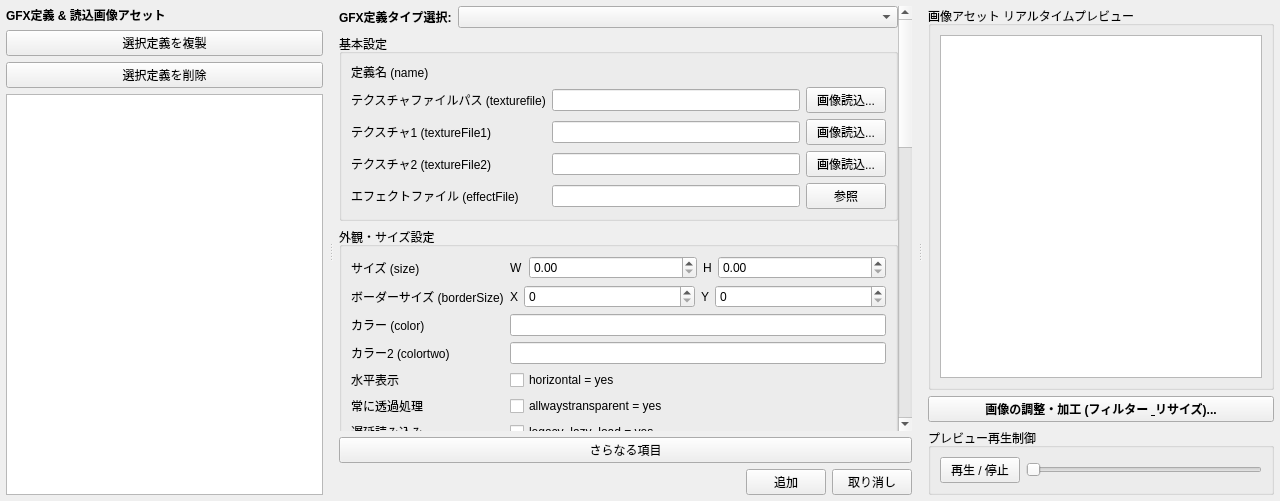
<?xml version="1.0" encoding="UTF-8"?>
<ui version="4.0">
 <class>Hoi4GfxEditor</class>
 <widget class="QWidget" name="Hoi4GfxEditor">
  <property name="geometry">
   <rect>
    <x>0</x>
    <y>0</y>
    <width>1280</width>
    <height>501</height>
   </rect>
  </property>
  <property name="windowTitle">
   <string>GFX Asset &amp; Code Hybrid Editor</string>
  </property>
  <layout class="QHBoxLayout" name="layoutMain">
   <property name="spacing">
    <number>0</number>
   </property>
   <property name="leftMargin">
    <number>0</number>
   </property>
   <property name="topMargin">
    <number>0</number>
   </property>
   <property name="rightMargin">
    <number>0</number>
   </property>
   <property name="bottomMargin">
    <number>0</number>
   </property>
   <item>
    <widget class="QSplitter" name="mainSplitter">
     <property name="orientation">
      <enum>Qt::Orientation::Horizontal</enum>
     </property>
     <property name="handleWidth">
      <number>4</number>
     </property>
     <widget class="QWidget" name="widgetLeftPane">
      <property name="minimumSize">
       <size>
        <width>250</width>
        <height>0</height>
       </size>
      </property>
      <layout class="QVBoxLayout" name="layoutLeftPane">
       <property name="leftMargin">
        <number>6</number>
       </property>
       <property name="topMargin">
        <number>6</number>
       </property>
       <property name="rightMargin">
        <number>6</number>
       </property>
       <property name="bottomMargin">
        <number>6</number>
       </property>
       <item>
        <widget class="QLabel" name="lblLeftTitle">
         <property name="font">
          <font>
           <bold>true</bold>
          </font>
         </property>
         <property name="text">
          <string>GFX定義 &amp; 読込画像アセット</string>
         </property>
        </widget>
       </item>
       <item>
        <widget class="QPushButton" name="btnDuplicateNode">
         <property name="toolTip">
          <string>選択している定義ノードのパラメータを丸ごとコピーして複製します。</string>
         </property>
         <property name="text">
          <string>選択定義を複製</string>
         </property>
        </widget>
       </item>
       <item>
        <widget class="QPushButton" name="btnDeleteNode">
         <property name="toolTip">
          <string>選択している定義ノードをリストから削除します。</string>
         </property>
         <property name="text">
          <string>選択定義を削除</string>
         </property>
        </widget>
       </item>
       <item>
        <widget class="QListWidget" name="listGfxNodes"/>
       </item>
      </layout>
     </widget>
     <widget class="QWidget" name="widgetCenterPane">
      <property name="minimumSize">
       <size>
        <width>400</width>
        <height>0</height>
       </size>
      </property>
      <layout class="QVBoxLayout" name="layoutCenterPane">
       <property name="leftMargin">
        <number>6</number>
       </property>
       <property name="topMargin">
        <number>6</number>
       </property>
       <property name="rightMargin">
        <number>6</number>
       </property>
       <property name="bottomMargin">
        <number>6</number>
       </property>
       <item>
        <widget class="QScrollArea" name="scrollGfxProps">
         <property name="frameShape">
          <enum>QFrame::Shape::NoFrame</enum>
         </property>
         <property name="widgetResizable">
          <bool>true</bool>
         </property>
         <widget class="QWidget" name="scrollGfxPropsInner">
          <property name="geometry">
           <rect>
            <x>0</x>
            <y>0</y>
            <width>571</width>
            <height>1374</height>
           </rect>
          </property>
          <layout class="QVBoxLayout" name="layScrollGfxProps">
           <property name="leftMargin">
            <number>0</number>
           </property>
           <property name="topMargin">
            <number>0</number>
           </property>
           <property name="rightMargin">
            <number>0</number>
           </property>
           <property name="bottomMargin">
            <number>0</number>
           </property>
           <item>
            <layout class="QFormLayout" name="formTypeSelect">
             <item row="0" column="0">
              <widget class="QLabel" name="lblGfxType">
               <property name="font">
                <font>
                 <bold>true</bold>
                </font>
               </property>
               <property name="text">
                <string>GFX定義タイプ選択:</string>
               </property>
              </widget>
             </item>
             <item row="0" column="1">
              <widget class="QComboBox" name="comboGfxType"/>
             </item>
            </layout>
           </item>
           <item>
            <widget class="QGroupBox" name="groupBasic">
             <property name="title">
              <string>基本設定</string>
             </property>
             <layout class="QFormLayout" name="formBasic">
              <item row="0" column="0">
               <widget class="QLabel" name="lblName">
                <property name="text">
                 <string>定義名 (name)</string>
                </property>
               </widget>
              </item>
              <item row="1" column="0">
               <widget class="QLabel" name="lblTexture">
                <property name="text">
                 <string>テクスチャファイルパス (texturefile)</string>
                </property>
               </widget>
              </item>
              <item row="2" column="0">
               <widget class="QLabel" name="lblTexture1">
                <property name="text">
                 <string>テクスチャ1 (textureFile1)</string>
                </property>
               </widget>
              </item>
              <item row="3" column="0">
               <widget class="QLabel" name="lblTexture2">
                <property name="text">
                 <string>テクスチャ2 (textureFile2)</string>
                </property>
               </widget>
              </item>
              <item row="4" column="0">
               <widget class="QLabel" name="lblEffect">
                <property name="text">
                 <string>エフェクトファイル (effectFile)</string>
                </property>
               </widget>
              </item>
              <item row="4" column="1">
               <layout class="QHBoxLayout" name="layEffect">
                <item>
                 <widget class="QLineEdit" name="editEffect"/>
                </item>
                <item>
                 <widget class="QPushButton" name="btnSelectEffect">
                  <property name="text">
                   <string>参照</string>
                  </property>
                 </widget>
                </item>
               </layout>
              </item>
              <item row="0" column="1">
               <widget class="QWidget" name="widgetNameHost" native="true">
                <property name="sizePolicy">
                 <sizepolicy hsizetype="Expanding" vsizetype="Preferred">
                  <horstretch>0</horstretch>
                  <verstretch>0</verstretch>
                 </sizepolicy>
                </property>
               </widget>
              </item>
              <item row="1" column="1">
               <layout class="QHBoxLayout" name="hlTexture">
                <item>
                 <widget class="QLineEdit" name="editSourcePath">
                  <property name="toolTip">
                   <string>一時的にメモリ上へ読み込んでいる元画像の物理ファイルパスを表示・指定します。</string>
                  </property>
                 </widget>
                </item>
                <item>
                 <widget class="QPushButton" name="btnBrowseSource">
                  <property name="text">
                   <string>画像読込...</string>
                  </property>
                 </widget>
                </item>
               </layout>
              </item>
              <item row="2" column="1">
               <layout class="QHBoxLayout" name="hlTexture1">
                <item>
                 <widget class="QLineEdit" name="editSourcePath1"/>
                </item>
                <item>
                 <widget class="QPushButton" name="btnBrowseSource1">
                  <property name="text">
                   <string>画像読込...</string>
                  </property>
                 </widget>
                </item>
               </layout>
              </item>
              <item row="3" column="1">
               <layout class="QHBoxLayout" name="hlTexture2">
                <item>
                 <widget class="QLineEdit" name="editSourcePath2"/>
                </item>
                <item>
                 <widget class="QPushButton" name="btnBrowseSource2">
                  <property name="text">
                   <string>画像読込...</string>
                  </property>
                 </widget>
                </item>
               </layout>
              </item>
             </layout>
            </widget>
           </item>
           <item>
            <widget class="QGroupBox" name="groupAppearance">
             <property name="title">
              <string>外観・サイズ設定</string>
             </property>
             <layout class="QFormLayout" name="formAppearance">
              <item row="0" column="0">
               <widget class="QLabel" name="lblSize">
                <property name="text">
                 <string>サイズ (size)</string>
                </property>
               </widget>
              </item>
              <item row="0" column="1">
               <layout class="QHBoxLayout" name="laySize">
                <item>
                 <widget class="QLabel" name="lblSizeW">
                  <property name="text">
                   <string>W</string>
                  </property>
                 </widget>
                </item>
                <item>
                 <widget class="QDoubleSpinBox" name="spinSizeW">
                  <property name="sizePolicy">
                   <sizepolicy hsizetype="Expanding" vsizetype="Fixed">
                    <horstretch>0</horstretch>
                    <verstretch>0</verstretch>
                   </sizepolicy>
                  </property>
                  <property name="maximum">
                   <double>9999.000000000000000</double>
                  </property>
                 </widget>
                </item>
                <item>
                 <widget class="QLabel" name="lblSizeH">
                  <property name="text">
                   <string>H</string>
                  </property>
                 </widget>
                </item>
                <item>
                 <widget class="QDoubleSpinBox" name="spinSizeH">
                  <property name="sizePolicy">
                   <sizepolicy hsizetype="Expanding" vsizetype="Fixed">
                    <horstretch>0</horstretch>
                    <verstretch>0</verstretch>
                   </sizepolicy>
                  </property>
                  <property name="maximum">
                   <double>9999.000000000000000</double>
                  </property>
                 </widget>
                </item>
               </layout>
              </item>
              <item row="1" column="0">
               <widget class="QLabel" name="lblBorderSize">
                <property name="text">
                 <string>ボーダーサイズ (borderSize)</string>
                </property>
               </widget>
              </item>
              <item row="1" column="1">
               <layout class="QHBoxLayout" name="layBorderSize">
                <item>
                 <widget class="QLabel" name="lblBorderX">
                  <property name="text">
                   <string>X</string>
                  </property>
                 </widget>
                </item>
                <item>
                 <widget class="QSpinBox" name="spinBorderX">
                  <property name="sizePolicy">
                   <sizepolicy hsizetype="Expanding" vsizetype="Fixed">
                    <horstretch>0</horstretch>
                    <verstretch>0</verstretch>
                   </sizepolicy>
                  </property>
                  <property name="maximum">
                   <number>9999</number>
                  </property>
                 </widget>
                </item>
                <item>
                 <widget class="QLabel" name="lblBorderY">
                  <property name="text">
                   <string>Y</string>
                  </property>
                 </widget>
                </item>
                <item>
                 <widget class="QSpinBox" name="spinBorderY">
                  <property name="sizePolicy">
                   <sizepolicy hsizetype="Expanding" vsizetype="Fixed">
                    <horstretch>0</horstretch>
                    <verstretch>0</verstretch>
                   </sizepolicy>
                  </property>
                  <property name="maximum">
                   <number>9999</number>
                  </property>
                 </widget>
                </item>
               </layout>
              </item>
              <item row="2" column="0">
               <widget class="QLabel" name="lblColor">
                <property name="text">
                 <string>カラー (color)</string>
                </property>
               </widget>
              </item>
              <item row="2" column="1">
               <widget class="QLineEdit" name="editColor"/>
              </item>
              <item row="3" column="0">
               <widget class="QLabel" name="lblColorTwo">
                <property name="text">
                 <string>カラー2 (colortwo)</string>
                </property>
               </widget>
              </item>
              <item row="3" column="1">
               <widget class="QLineEdit" name="editColorTwo"/>
              </item>
              <item row="4" column="0">
               <widget class="QLabel" name="lblHorizontal">
                <property name="text">
                 <string>水平表示</string>
                </property>
               </widget>
              </item>
              <item row="4" column="1">
               <widget class="QCheckBox" name="checkHorizontal">
                <property name="text">
                 <string>horizontal = yes</string>
                </property>
               </widget>
              </item>
              <item row="5" column="0">
               <widget class="QLabel" name="lblTransparent">
                <property name="text">
                 <string>常に透過処理</string>
                </property>
               </widget>
              </item>
              <item row="5" column="1">
               <widget class="QCheckBox" name="checkTransparent">
                <property name="text">
                 <string>allwaystransparent = yes</string>
                </property>
               </widget>
              </item>
              <item row="6" column="0">
               <widget class="QLabel" name="lblLazyLoad">
                <property name="text">
                 <string>遅延読み込み</string>
                </property>
               </widget>
              </item>
              <item row="6" column="1">
               <widget class="QCheckBox" name="checkLazyLoad">
                <property name="text">
                 <string>legacy_lazy_load = yes</string>
                </property>
               </widget>
              </item>
              <item row="7" column="0">
               <widget class="QLabel" name="lblTransparenceCheck">
                <property name="text">
                 <string>透過度クリック判定</string>
                </property>
               </widget>
              </item>
              <item row="7" column="1">
               <widget class="QCheckBox" name="checkTransparenceCheck">
                <property name="text">
                 <string>transparencecheck = yes</string>
                </property>
               </widget>
              </item>
             </layout>
            </widget>
           </item>
           <item>
            <widget class="QGroupBox" name="groupFrames">
             <property name="title">
              <string>フレーム・再生設定</string>
             </property>
             <layout class="QFormLayout" name="formFrames">
              <item row="0" column="0">
               <widget class="QLabel" name="lblFrames">
                <property name="text">
                 <string>フレーム数 (noOfFrames)</string>
                </property>
               </widget>
              </item>
              <item row="0" column="1">
               <widget class="QSpinBox" name="spinFrames">
                <property name="minimum">
                 <number>1</number>
                </property>
               </widget>
              </item>
              <item row="1" column="0">
               <widget class="QLabel" name="lblRate">
                <property name="text">
                 <string>フレームレート (animation_rate_fps)</string>
                </property>
               </widget>
              </item>
              <item row="1" column="1">
               <widget class="QDoubleSpinBox" name="spinRate"/>
              </item>
              <item row="2" column="0">
               <widget class="QLabel" name="lblLooping">
                <property name="text">
                 <string>ループ再生</string>
                </property>
               </widget>
              </item>
              <item row="2" column="1">
               <widget class="QCheckBox" name="checkLooping">
                <property name="text">
                 <string>looping = yes</string>
                </property>
               </widget>
              </item>
              <item row="3" column="0">
               <widget class="QLabel" name="lblPlayOnShow">
                <property name="text">
                 <string>表示時自動再生</string>
                </property>
               </widget>
              </item>
              <item row="3" column="1">
               <widget class="QCheckBox" name="checkPlayOnShow">
                <property name="text">
                 <string>play_on_show = yes</string>
                </property>
               </widget>
              </item>
              <item row="4" column="0">
               <widget class="QLabel" name="lblPauseOnLoop">
                <property name="text">
                 <string>一時停止時間 (pause_on_loop)</string>
                </property>
               </widget>
              </item>
              <item row="4" column="1">
               <widget class="QDoubleSpinBox" name="spinPauseOnLoop"/>
              </item>
             </layout>
            </widget>
           </item>
           <item>
            <widget class="QGroupBox" name="groupFont">
             <property name="title">
              <string>フォント設定</string>
             </property>
             <layout class="QFormLayout" name="formFont">
              <item row="0" column="0">
               <widget class="QLabel" name="lblFontPath">
                <property name="text">
                 <string>フォントパス (path)</string>
                </property>
               </widget>
              </item>
              <item row="0" column="1">
               <widget class="QLineEdit" name="editFontPath"/>
              </item>
              <item row="1" column="0">
               <widget class="QLabel" name="lblFontColor">
                <property name="text">
                 <string>フォントカラー (color)</string>
                </property>
               </widget>
              </item>
              <item row="1" column="1">
               <widget class="QLineEdit" name="editFontColor"/>
              </item>
              <item row="2" column="0">
               <widget class="QLabel" name="lblCursorOffset">
                <property name="text">
                 <string>カーソルオフセット (cursor_offset)</string>
                </property>
               </widget>
              </item>
              <item row="2" column="1">
               <layout class="QHBoxLayout" name="layCursorOffset">
                <item>
                 <widget class="QLabel" name="lblCursorX">
                  <property name="text">
                   <string>X</string>
                  </property>
                 </widget>
                </item>
                <item>
                 <widget class="QSpinBox" name="spinCursorX">
                  <property name="sizePolicy">
                   <sizepolicy hsizetype="Expanding" vsizetype="Fixed">
                    <horstretch>0</horstretch>
                    <verstretch>0</verstretch>
                   </sizepolicy>
                  </property>
                 </widget>
                </item>
                <item>
                 <widget class="QLabel" name="lblCursorY">
                  <property name="text">
                   <string>Y</string>
                  </property>
                 </widget>
                </item>
                <item>
                 <widget class="QSpinBox" name="spinCursorY">
                  <property name="sizePolicy">
                   <sizepolicy hsizetype="Expanding" vsizetype="Fixed">
                    <horstretch>0</horstretch>
                    <verstretch>0</verstretch>
                   </sizepolicy>
                  </property>
                 </widget>
                </item>
               </layout>
              </item>
              <item row="3" column="0">
               <widget class="QLabel" name="lblOverrideFont">
                <property name="text">
                 <string>上書き先フォント (font)</string>
                </property>
               </widget>
              </item>
              <item row="3" column="1">
               <widget class="QLineEdit" name="editOverrideFont"/>
              </item>
              <item row="4" column="0">
               <widget class="QLabel" name="lblOverrideLang">
                <property name="text">
                 <string>対象言語 (language)</string>
                </property>
               </widget>
              </item>
              <item row="4" column="1">
               <widget class="QComboBox" name="comboOverrideLang">
                <item>
                 <property name="text">
                  <string>JAPANESE</string>
                 </property>
                </item>
                <item>
                 <property name="text">
                  <string>ENGLISH</string>
                 </property>
                </item>
               </widget>
              </item>
             </layout>
            </widget>
           </item>
           <item>
            <widget class="QGroupBox" name="groupMapText">
             <property name="title">
              <string>マップテキスト設定</string>
             </property>
             <layout class="QFormLayout" name="formMapText">
              <item row="0" column="0">
               <widget class="QLabel" name="lblMapTextFont">
                <property name="text">
                 <string>フォント名 (font)</string>
                </property>
               </widget>
              </item>
              <item row="0" column="1">
               <widget class="QLineEdit" name="editMapTextFont"/>
              </item>
              <item row="1" column="0">
               <widget class="QLabel" name="lblMapTextSpeed">
                <property name="text">
                 <string>速度 (speed)</string>
                </property>
               </widget>
              </item>
              <item row="1" column="1">
               <widget class="QDoubleSpinBox" name="spinMapTextSpeed"/>
              </item>
              <item row="2" column="0">
               <widget class="QLabel" name="lblMapTextPos">
                <property name="text">
                 <string>位置 (position)</string>
                </property>
               </widget>
              </item>
              <item row="2" column="1">
               <layout class="QHBoxLayout" name="layMapTextPos">
                <item>
                 <widget class="QLabel" name="lblMapTextPosX">
                  <property name="text">
                   <string>X</string>
                  </property>
                 </widget>
                </item>
                <item>
                 <widget class="QDoubleSpinBox" name="spinMapTextPosX">
                  <property name="sizePolicy">
                   <sizepolicy hsizetype="Expanding" vsizetype="Fixed">
                    <horstretch>0</horstretch>
                    <verstretch>0</verstretch>
                   </sizepolicy>
                  </property>
                 </widget>
                </item>
                <item>
                 <widget class="QLabel" name="lblMapTextPosY">
                  <property name="text">
                   <string>Y</string>
                  </property>
                 </widget>
                </item>
                <item>
                 <widget class="QDoubleSpinBox" name="spinMapTextPosY">
                  <property name="sizePolicy">
                   <sizepolicy hsizetype="Expanding" vsizetype="Fixed">
                    <horstretch>0</horstretch>
                    <verstretch>0</verstretch>
                   </sizepolicy>
                  </property>
                 </widget>
                </item>
               </layout>
              </item>
             </layout>
            </widget>
           </item>
           <item>
            <widget class="QGroupBox" name="groupAnim">
             <property name="title">
              <string>アニメーション設定 (animation)</string>
             </property>
             <layout class="QVBoxLayout" name="vlformAnim">
              <item>
               <layout class="QFormLayout" name="formAnim">
                <item row="0" column="0">
                 <widget class="QLabel" name="lblAnimMask">
                  <property name="text">
                   <string>マスクファイル (animationmaskfile)</string>
                  </property>
                 </widget>
                </item>
                <item row="1" column="0">
                 <widget class="QLabel" name="lblAnimTexture">
                  <property name="text">
                   <string>テクスチャファイル (animationtexturefile)</string>
                  </property>
                 </widget>
                </item>
                <item row="0" column="1">
                 <layout class="QHBoxLayout" name="layAnimMask">
                  <item>
                   <widget class="QLineEdit" name="editAnimMask"/>
                  </item>
                  <item>
                   <widget class="QPushButton" name="btnSelectAnimMask">
                    <property name="text">
                     <string>参照</string>
                    </property>
                   </widget>
                  </item>
                 </layout>
                </item>
                <item row="1" column="1">
                 <layout class="QHBoxLayout" name="layAnimTexture">
                  <item>
                   <widget class="QLineEdit" name="editAnimTexture"/>
                  </item>
                  <item>
                   <widget class="QPushButton" name="btnSelectAnimTexture">
                    <property name="text">
                     <string>参照</string>
                    </property>
                   </widget>
                  </item>
                 </layout>
                </item>
                <item row="2" column="0">
                 <widget class="QLabel" name="lblAnimRotation">
                  <property name="text">
                   <string>回転角度 (animationrotation)</string>
                  </property>
                 </widget>
                </item>
                <item row="3" column="0">
                 <widget class="QLabel" name="lblAnimLooping">
                  <property name="text">
                   <string>ループ再生</string>
                  </property>
                 </widget>
                </item>
                <item row="4" column="0">
                 <widget class="QLabel" name="lblAnimTime">
                  <property name="text">
                   <string>再生時間 (animationtime)</string>
                  </property>
                 </widget>
                </item>
                <item row="2" column="1">
                 <widget class="QDoubleSpinBox" name="spinAnimRotation">
                  <property name="minimum">
                   <double>-360.000000000000000</double>
                  </property>
                  <property name="maximum">
                   <double>360.000000000000000</double>
                  </property>
                 </widget>
                </item>
                <item row="3" column="1">
                 <widget class="QCheckBox" name="checkAnimLooping">
                  <property name="text">
                   <string>animationlooping = yes</string>
                  </property>
                 </widget>
                </item>
                <item row="4" column="1">
                 <widget class="QDoubleSpinBox" name="spinAnimTime"/>
                </item>
                <item row="5" column="0">
                 <widget class="QLabel" name="lblAnimDelay">
                  <property name="text">
                   <string>再生遅延 (animationdelay)</string>
                  </property>
                 </widget>
                </item>
                <item row="5" column="1">
                 <widget class="QDoubleSpinBox" name="spinAnimDelay"/>
                </item>
                <item row="6" column="1">
                 <widget class="QComboBox" name="comboAnimBlend">
                  <item>
                   <property name="text">
                    <string>加算 (add)</string>
                   </property>
                  </item>
                  <item>
                   <property name="text">
                    <string>乗算 (multiply)</string>
                   </property>
                  </item>
                  <item>
                   <property name="text">
                    <string>オーバーレイ (overlay)</string>
                   </property>
                  </item>
                 </widget>
                </item>
                <item row="6" column="0">
                 <widget class="QLabel" name="lblAnimBlend">
                  <property name="text">
                   <string>ブレンドモード (animationblendmode)</string>
                  </property>
                 </widget>
                </item>
                <item row="7" column="0">
                 <widget class="QLabel" name="lblAnimRotOffset">
                  <property name="text">
                   <string>回転中心オフセット (animationrotationoffset)</string>
                  </property>
                 </widget>
                </item>
                <item row="7" column="1">
                 <layout class="QHBoxLayout" name="layAnimRotOffset">
                  <item>
                   <widget class="QLabel" name="lblAnimRotX">
                    <property name="text">
                     <string>X</string>
                    </property>
                   </widget>
                  </item>
                  <item>
                   <widget class="QDoubleSpinBox" name="spinAnimRotX">
                    <property name="sizePolicy">
                     <sizepolicy hsizetype="Expanding" vsizetype="Fixed">
                      <horstretch>0</horstretch>
                      <verstretch>0</verstretch>
                     </sizepolicy>
                    </property>
                   </widget>
                  </item>
                  <item>
                   <widget class="QLabel" name="lblAnimRotY">
                    <property name="text">
                     <string>Y</string>
                    </property>
                   </widget>
                  </item>
                  <item>
                   <widget class="QDoubleSpinBox" name="spinAnimRotY">
                    <property name="sizePolicy">
                     <sizepolicy hsizetype="Expanding" vsizetype="Fixed">
                      <horstretch>0</horstretch>
                      <verstretch>0</verstretch>
                     </sizepolicy>
                    </property>
                   </widget>
                  </item>
                 </layout>
                </item>
                <item row="8" column="0">
                 <widget class="QLabel" name="lblAnimScale">
                  <property name="text">
                   <string>テクスチャスケール (animationtexturescale)</string>
                  </property>
                 </widget>
                </item>
                <item row="8" column="1">
                 <layout class="QHBoxLayout" name="layAnimScale">
                  <item>
                   <widget class="QLabel" name="lblAnimScaleX">
                    <property name="text">
                     <string>X</string>
                    </property>
                   </widget>
                  </item>
                  <item>
                   <widget class="QDoubleSpinBox" name="spinAnimScaleX">
                    <property name="sizePolicy">
                     <sizepolicy hsizetype="Expanding" vsizetype="Fixed">
                      <horstretch>0</horstretch>
                      <verstretch>0</verstretch>
                     </sizepolicy>
                    </property>
                   </widget>
                  </item>
                  <item>
                   <widget class="QLabel" name="lblAnimScaleY">
                    <property name="text">
                     <string>Y</string>
                    </property>
                   </widget>
                  </item>
                  <item>
                   <widget class="QDoubleSpinBox" name="spinAnimScaleY">
                    <property name="sizePolicy">
                     <sizepolicy hsizetype="Expanding" vsizetype="Fixed">
                      <horstretch>0</horstretch>
                      <verstretch>0</verstretch>
                     </sizepolicy>
                    </property>
                   </widget>
                  </item>
                 </layout>
                </item>
                <item row="9" column="0">
                 <widget class="QLabel" name="lblAnimType">
                  <property name="text">
                   <string>アニメタイプ (animationtype)</string>
                  </property>
                 </widget>
                </item>
                <item row="9" column="1">
                 <widget class="QLineEdit" name="editAnimType"/>
                </item>
               </layout>
              </item>
              <item>
               <widget class="QPushButton" name="btnMoreAnimItems">
                <property name="text">
                 <string>追加のアニメーション項目</string>
                </property>
               </widget>
              </item>
             </layout>
            </widget>
           </item>
           <item>
            <spacer name="verticalSpacer">
             <property name="orientation">
              <enum>Qt::Orientation::Vertical</enum>
             </property>
             <property name="sizeHint" stdset="0">
              <size>
               <width>20</width>
               <height>40</height>
              </size>
             </property>
            </spacer>
           </item>
          </layout>
         </widget>
        </widget>
       </item>
       <item>
        <widget class="QPushButton" name="btnMoreItems">
         <property name="text">
          <string>さらなる項目</string>
         </property>
        </widget>
       </item>
       <item>
        <layout class="QHBoxLayout" name="layoutBottomButtons">
         <item>
          <spacer name="horizontalSpacer">
           <property name="orientation">
            <enum>Qt::Orientation::Horizontal</enum>
           </property>
           <property name="sizeHint" stdset="0">
            <size>
             <width>40</width>
             <height>20</height>
            </size>
           </property>
          </spacer>
         </item>
         <item>
          <widget class="QPushButton" name="btnAdd">
           <property name="text">
            <string>追加</string>
           </property>
          </widget>
         </item>
         <item>
          <widget class="QPushButton" name="btnCancel">
           <property name="text">
            <string>取り消し</string>
           </property>
          </widget>
         </item>
        </layout>
       </item>
      </layout>
     </widget>
     <widget class="QWidget" name="widgetRightPane">
      <property name="minimumSize">
       <size>
        <width>320</width>
        <height>0</height>
       </size>
      </property>
      <layout class="QVBoxLayout" name="layoutRightPane">
       <property name="leftMargin">
        <number>6</number>
       </property>
       <property name="topMargin">
        <number>6</number>
       </property>
       <property name="rightMargin">
        <number>6</number>
       </property>
       <property name="bottomMargin">
        <number>6</number>
       </property>
       <item>
        <widget class="QGroupBox" name="groupPreview">
         <property name="title">
          <string>画像アセット リアルタイムプレビュー</string>
         </property>
         <layout class="QVBoxLayout" name="layoutPreview">
          <item>
           <widget class="QGraphicsView" name="graphicsTextureView">
            <property name="toolTip">
             <string>プロジェクト内外の画像ファイル (DDS, PNG, JPG, TGA等) をドラッグ＆ドロップしてロードできます。</string>
            </property>
           </widget>
          </item>
         </layout>
        </widget>
       </item>
       <item>
        <widget class="QPushButton" name="btnOpenImageTools">
         <property name="font">
          <font>
           <bold>true</bold>
          </font>
         </property>
         <property name="toolTip">
          <string>画像の高度な寸法リサイズ（拡大縮小）や、複数種類のフィルター効果（モノクロ, 反転, セピア, ぼかし, モザイク等）を適用する別ダイアログを起動します。</string>
         </property>
         <property name="text">
          <string>画像の調整・加工 (フィルター &amp; リサイズ)...</string>
         </property>
        </widget>
       </item>
       <item>
        <widget class="QGroupBox" name="groupPreviewControl">
         <property name="title">
          <string>プレビュー再生制御</string>
         </property>
         <layout class="QHBoxLayout" name="layoutPreviewControl">
          <item>
           <widget class="QPushButton" name="btnPlayPause">
            <property name="text">
             <string>再生 / 停止</string>
            </property>
           </widget>
          </item>
          <item>
           <widget class="QSlider" name="sliderFrame">
            <property name="orientation">
             <enum>Qt::Orientation::Horizontal</enum>
            </property>
           </widget>
          </item>
         </layout>
        </widget>
       </item>
      </layout>
     </widget>
    </widget>
   </item>
  </layout>
 </widget>
 <resources/>
 <connections/>
</ui>
